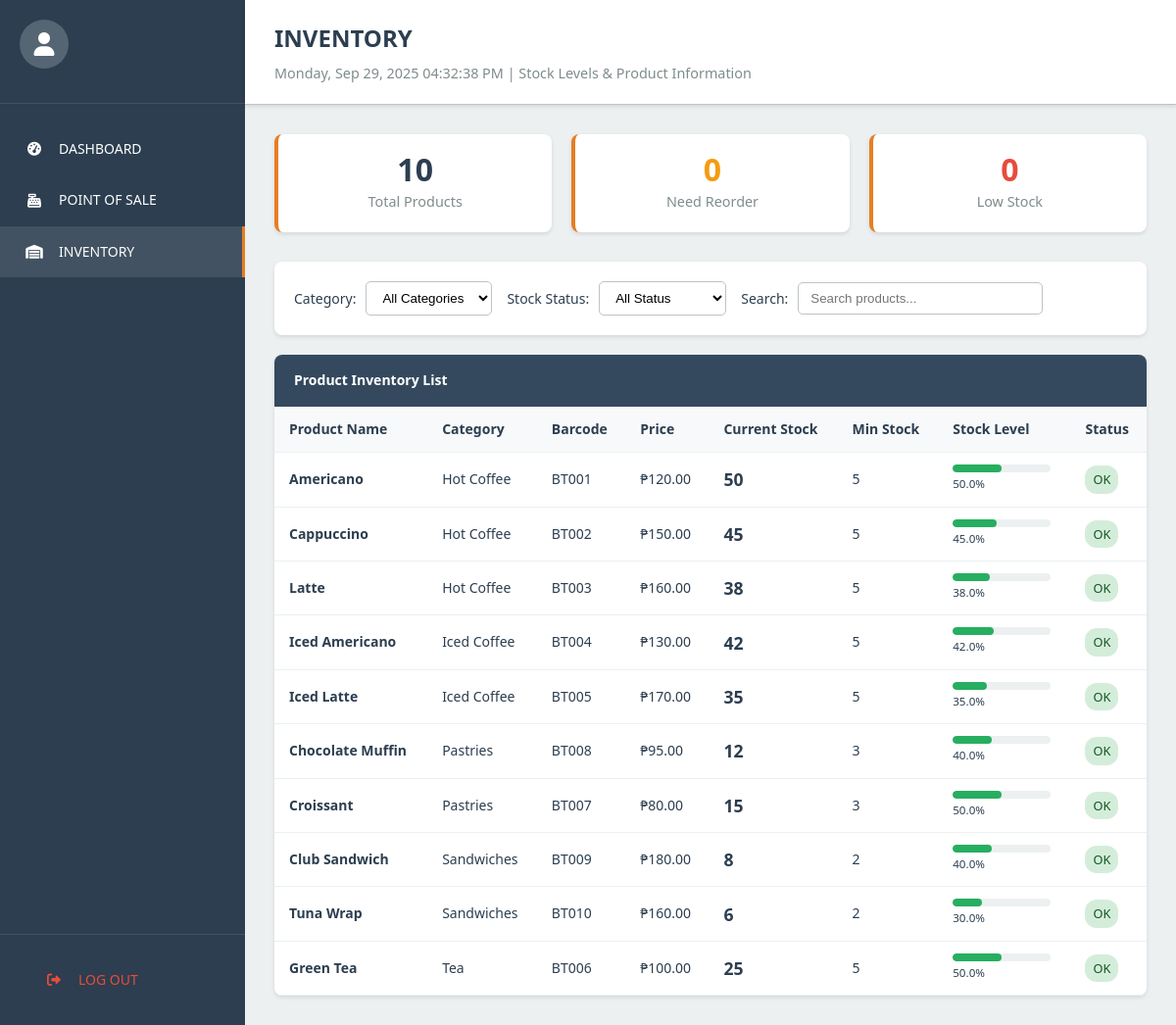
Page /staff/pages/inventory.php (signed in) on the earlier database version.
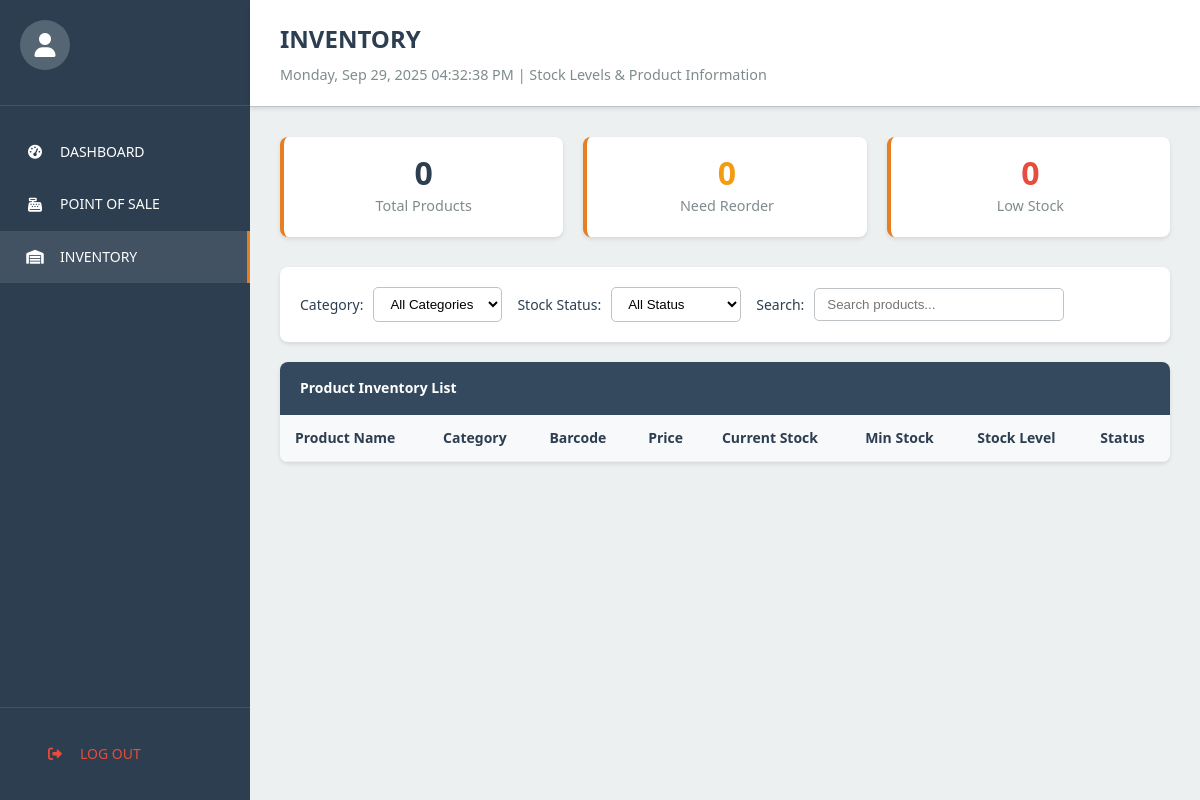
Same page on the later database version.
### tables this page shows
CREATE TABLE IF NOT EXISTS `products` (
  `product_id` int NOT NULL AUTO_INCREMENT,
  `product_name` varchar(100) NOT NULL,
  `category_id` int NOT NULL,
  `description` text,
  `price` decimal(10,2) NOT NULL,
  `cost_price` decimal(10,2) NOT NULL DEFAULT '0.00',
  `barcode` varchar(50) DEFAULT NULL,
  `image_path` varchar(255) DEFAULT NULL,
  `status` enum('active','inactive') NOT NULL DEFAULT 'active',
  `created_at` timestamp NULL DEFAULT CURRENT_TIMESTAMP,
  `updated_at` timestamp NULL DEFAULT CURRENT_TIMESTAMP ON UPDATE CURRENT_TIMESTAMP,
  PRIMARY KEY (`product_id`),
  UNIQUE KEY `barcode` (`barcode`),
  KEY `idx_product_name` (`product_name`),
  KEY `idx_barcode` (`barcode`),
  KEY `idx_category_id` (`category_id`),
  KEY `idx_products_category_status` (`category_id`,`status`),
  CONSTRAINT `products_ibfk_1` FOREIGN KEY (`category_id`) REFERENCES `categories` (`category_id`) ON DELETE CASCADE
);

CREATE TABLE IF NOT EXISTS `categories` (
  `category_id` int NOT NULL AUTO_INCREMENT,
  `category_name` varchar(100) NOT NULL,
  `description` text,
  `status` enum('active','inactive') NOT NULL DEFAULT 'active',
  `created_at` timestamp NULL DEFAULT CURRENT_TIMESTAMP,
  `updated_at` timestamp NULL DEFAULT CURRENT_TIMESTAMP ON UPDATE CURRENT_TIMESTAMP,
  PRIMARY KEY (`category_id`),
  KEY `idx_category_name` (`category_name`)
);

### includes/database.php (called while the page is built, shortened)
<?php
class Database {
    private $host = 'localhost';
    private $dbname = '9bar_pos';
    private $username = 'root';
    private $password = '';
    private $charset = 'utf8mb4';
    private $pdo;
    private function connect() {
        $dsn = "mysql:host={$this->host};dbname={$this->dbname};charset={$this->charset}";
        $options = [
            PDO::ATTR_ERRMODE => PDO::ERRMODE_EXCEPTION,
            PDO::ATTR_DEFAULT_FETCH_MODE => PDO::FETCH_ASSOC,
            PDO::ATTR_EMULATE_PREPARES => false,
        ];
        try {
            $this->pdo = new PDO($dsn, $this->username, $this->password, $options);
        } catch (PDOException $e) {
            throw new PDOException($e->getMessage(), (int)$e->getCode());
        }
    }
    public function query($sql, $params = []) {
        try {
            $stmt = $this->pdo->prepare($sql);
            $stmt->execute($params);
            return $stmt;
        } catch (PDOException $e) {
            throw new PDOException($e->getMessage(), (int)$e->getCode());
        }
    }
    public function fetchAll($sql, $params = []) {
        $stmt = $this->query($sql, $params);
        return $stmt->fetchAll();
    }
}
?>

### staff/pages/inventory.php (the view, shortened to what this page needs)
<?php
require_once '../../includes/database.php';
try {
    $db = new Database();
} catch (Exception $e) {
    die("Database connection failed: " . $e->getMessage());
}
$sql = "SELECT p.product_id, p.product_name, p.price, p.barcode, p.status,
               c.category_name,
               COALESCE(i.current_stock, 0) as current_stock,
               COALESCE(i.minimum_stock, 5) as minimum_stock,
               COALESCE(i.maximum_stock, 100) as maximum_stock,
               COALESCE(i.reorder_level, 10) as reorder_level,
               CASE
                   WHEN COALESCE(i.current_stock, 0) <= COALESCE(i.minimum_stock, 5) THEN 'LOW'
                   WHEN COALESCE(i.current_stock, 0) <= COALESCE(i.reorder_level, 10) THEN 'REORDER'
                   ELSE 'OK'
               END as stock_status
        FROM products p
        LEFT JOIN categories c ON p.category_id = c.category_id
        LEFT JOIN inventory i ON p.product_id = i.product_id
        WHERE p.status = 'active'
        ORDER BY c.category_name, p.product_name";
$products = $db->fetchAll($sql);
$totalProducts = count($products);
$lowStockCount = count(array_filter($products, function($p) { return $p['stock_status'] === 'LOW'; }));
$reorderCount = count(array_filter($products, function($p) { return $p['stock_status'] === 'REORDER'; }));
?>
<!DOCTYPE html>
<html lang="en">
<head>
    <link rel="stylesheet" href="../../assets/css/style.css">
    <link href="https://cdnjs.cloudflare.com/ajax/libs/font-awesome/6.0.0/css/all.min.css" rel="stylesheet">
</head>
<body>
    <div class="inventory-container">
        <div class="sidebar">
            <div class="sidebar-header">
                <div class="sidebar-user">
                    <div class="user-avatar">
                        <i class="fas fa-user"></i>
                    </div>
                </div>
            </div>
            <nav class="sidebar-nav">
                <a href="../../dashboard.php" class="nav-item">
                    <i class="fas fa-tachometer-alt"></i>
                    <span>DASHBOARD</span>
                </a>
                <a href="pos.php" class="nav-item">
                    <i class="fas fa-cash-register"></i>
                    <span>POINT OF SALE</span>
                </a>
                <a href="inventory.php" class="nav-item active">
                    <i class="fas fa-warehouse"></i>
                    <span>INVENTORY</span>
                </a>
            </nav>
            <div style="padding: 20px; border-top: 1px solid rgba(255, 255, 255, 0.1);">
                <a href="?action=logout" class="nav-item" style="color: #e74c3c;">
                    <i class="fas fa-sign-out-alt"></i>
                    <span>LOG OUT</span>
                </a>
            </div>
        </div>
        <div class="main-content">
            <div class="header">
                <h1 class="header-title">INVENTORY</h1>
                <p class="header-subtitle">
                    <?php echo date('l, M d, Y h:i:s A'); ?> | Stock Levels & Product Information
                </p>
            </div>
            <div class="content">
                <div class="stats-row">
                    <div class="stat-card">
                        <div class="stat-value"><?php echo $totalProducts; ?></div>
                        <div class="stat-label">Total Products</div>
                    </div>
                    <div class="stat-card reorder">
                        <div class="stat-value"><?php echo $reorderCount; ?></div>
                        <div class="stat-label">Need Reorder</div>
                    </div>
                    <div class="stat-card low-stock">
                        <div class="stat-value"><?php echo $lowStockCount; ?></div>
                        <div class="stat-label">Low Stock</div>
                    </div>
                </div>
                <div class="filters">
                    <div class="filter-row">
                        <div class="filter-group">
                            <label>Category:</label>
                            <select class="filter-select" id="categoryFilter" onchange="filterTable()">
                                <option value="">All Categories</option>
                            </select>
                        </div>
                        <div class="filter-group">
                            <label>Stock Status:</label>
                            <select class="filter-select" id="statusFilter" onchange="filterTable()">
                                <option value="">All Status</option>
                            </select>
                        </div>
                        <div class="filter-group">
                            <label>Search:</label>
                            <input type="text" class="search-input" id="searchInput" placeholder="Search products..." onkeyup="filterTable()">
                        </div>
                    </div>
                </div>
                <div class="inventory-table">
                    <div class="table-header">
                        Product Inventory List
                    </div>
                    <table id="inventoryTable">
                        <thead>
                            <tr>
                                <th>Product Name</th>
                                <th>Category</th>
                                <th>Barcode</th>
                                <th>Price</th>
                                <th>Current Stock</th>
                                <th>Min Stock</th>
                                <th>Stock Level</th>
                                <th>Status</th>
                            </tr>
                        </thead>
                        <tbody>
                            <?php foreach ($products as $product): ?>
                            <tr data-category="<?php echo htmlspecialchars($product['category_name']); ?>"
                                data-status="<?php echo $product['stock_status']; ?>"
                                data-name="<?php echo strtolower(htmlspecialchars($product['product_name'])); ?>">
                                <td>
                                    <strong><?php echo htmlspecialchars($product['product_name']); ?></strong>
                                </td>
                                <td><?php echo htmlspecialchars($product['category_name']); ?></td>
                                <td><?php echo htmlspecialchars($product['barcode'] ?? 'N/A'); ?></td>
                                <td>₱<?php echo number_format($product['price'], 2); ?></td>
                                <td>
                                    <strong style="font-size: 1.1rem;">
                                        <?php echo number_format($product['current_stock']); ?>
                                    </strong>
                                </td>
                                <td><?php echo number_format($product['minimum_stock']); ?></td>
                                <td>
                                    <div class="stock-bar stock-<?php echo strtolower($product['stock_status']); ?>">
                                        <?php
                                        $percentage = min(100, ($product['current_stock'] / $product['maximum_stock']) * 100);
                                        ?>
                                        <div class="stock-fill" style="width: <?php echo $percentage; ?>%;"></div>
                                    </div>
                                    <small><?php echo number_format($percentage, 1); ?>%</small>
                                </td>
                                <td>
                                    <span class="status-badge status-<?php echo strtolower($product['stock_status']); ?>">
                                        <?php echo $product['stock_status']; ?>
                                    </span>
                                </td>
                            </tr>
                            <?php endforeach; ?>
                        </tbody>
                    </table>
                </div>
            </div>
        </div>
    </div>
</body>
</html>

### assets/css/style.css (style rules this page uses)
:root { --primary-color: #2c3e50; --secondary-color: #34495e; --accent-color: #e67e22; --background-light: #ecf0f1; --background-dark: #34495e; --text-dark: #2c3e50; --text-light: #ffffff; --text-muted: #95a5a6; --border-color: #bdc3c7; --shadow-light: rgba(0, 0, 0, 0.1); --shadow-medium: rgba(0, 0, 0, 0.15); --success-color: #27ae60; --warning-color: #f39c12; --danger-color: #e74c3c; --info-color: #3498db; }
* { margin: 0; padding: 0; box-sizing: border-box; }
body { font-family: 'Segoe UI', Tahoma, Geneva, Verdana, sans-serif; background-color: var(--background-light); color: var(--text-dark); line-height: 1.6; font-size: 14px; }
.sidebar { width: 250px; background-color: var(--primary-color); color: var(--text-light); flex-shrink: 0; display: flex; flex-direction: column; }
.sidebar-header { padding: 20px; border-bottom: 1px solid rgba(255, 255, 255, 0.1); text-align: center; }
.sidebar-user { display: flex; align-items: center; margin-bottom: 15px; }
.user-avatar { width: 50px; height: 50px; background-color: rgba(255, 255, 255, 0.2); border-radius: 50%; display: flex; align-items: center; justify-content: center; margin-right: 15px; font-size: 1.5rem; }
.sidebar-nav { flex: 1; padding: 20px 0; }
.nav-item { display: block; padding: 15px 25px; color: var(--text-light); text-decoration: none; transition: all 0.3s ease; display: flex; align-items: center; border: none; background: none; width: 100%; text-align: left; cursor: pointer; }
.nav-item:hover, .nav-item.active { background-color: rgba(255, 255, 255, 0.1); border-right: 3px solid var(--accent-color); }
.nav-item i { margin-right: 15px; width: 20px; text-align: center; }
.main-content { flex: 1; display: flex; flex-direction: column; }
.header { background-color: var(--text-light); padding: 20px 30px; border-bottom: 1px solid var(--border-color); box-shadow: 0 2px 4px var(--shadow-light); }
.header-title { font-size: 1.5rem; color: var(--text-dark); margin: 0; }
.header-subtitle { color: var(--text-muted); font-size: 0.9rem; margin: 5px 0 0 0; }
.content { flex: 1; padding: 30px; }
.stat-card { background: var(--text-light); padding: 25px; border-radius: 12px; box-shadow: 0 4px 12px var(--shadow-light); border-left: 4px solid var(--accent-color); transition: transform 0.2s ease; }
.stat-value { font-size: 2.5rem; font-weight: bold; color: var(--text-dark); margin: 0; line-height: 1; }

Differences in the rows shown:
removed products: product_name "Americano", category.category_name "Hot Coffee", barcode "BT001", price "120.00", current_stock "50", minimum_stock "5", percentage "50.0", stock_status "OK"
removed products: product_name "Cappuccino", category.category_name "Hot Coffee", barcode "BT002", price "150.00", current_stock "45", minimum_stock "5", percentage "45.0", stock_status "OK"
removed products: product_name "Latte", category.category_name "Hot Coffee", barcode "BT003", price "160.00", current_stock "38", minimum_stock "5", percentage "38.0", stock_status "OK"
removed products: product_name "Iced Americano", category.category_name "Iced Coffee", barcode "BT004", price "130.00", current_stock "42", minimum_stock "5", percentage "42.0", stock_status "OK"
removed products: product_name "Iced Latte", category.category_name "Iced Coffee", barcode "BT005", price "170.00", current_stock "35", minimum_stock "5", percentage "35.0", stock_status "OK"
removed products: product_name "Chocolate Muffin", category.category_name "Pastries", barcode "BT008", price "95.00", current_stock "12", minimum_stock "3", $percentage 40 (drawn), percentage "40.0", stock_status "OK"
removed products: product_name "Croissant", category.category_name "Pastries", barcode "BT007", price "80.00", current_stock "15", minimum_stock "3", $percentage 50 (drawn), percentage "50.0", stock_status "OK"
removed products: product_name "Club Sandwich", category.category_name "Sandwiches", barcode "BT009", price "180.00", current_stock "8", minimum_stock "2", $percentage 40 (drawn), percentage "40.0", stock_status "OK"
removed products: product_name "Tuna Wrap", category.category_name "Sandwiches", barcode "BT010", price "160.00", current_stock "6", minimum_stock "2", $percentage 30 (drawn), percentage "30.0", stock_status "OK"
removed products: product_name "Green Tea", category.category_name "Tea", barcode "BT006", price "100.00", current_stock "25", minimum_stock "5", $percentage 50 (drawn), percentage "50.0", stock_status "OK"
Other differences:
$totalProducts: "10" → "0"
